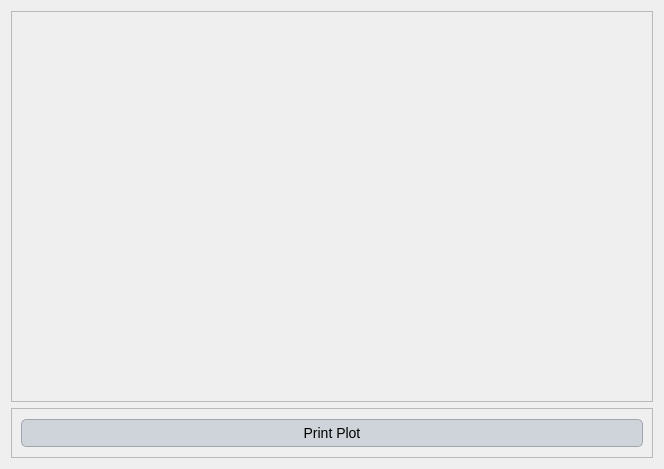
<?xml version="1.0" encoding="UTF-8"?>
<ui version="4.0">
 <class>Dialog</class>
 <widget class="QDialog" name="Dialog">
  <property name="geometry">
   <rect>
    <x>0</x>
    <y>0</y>
    <width>664</width>
    <height>469</height>
   </rect>
  </property>
  <property name="windowTitle">
   <string>Dialog</string>
  </property>
  <property name="styleSheet">
   <string notr="true">QLabel {
    font-family: 'Georgia'; /* Cambiar la fuente a Georgia */
    font-size: 16px; /* Cambiar el tamaño de la fuente */
    color: #000000; /* Color del texto (blanco) */
}

QLineEdit {
    font-family: 'Georgia'; /* Cambiar la fuente a Georgia */
    font-size: 14px; /* Cambiar el tamaño de la fuente */
    color: #000000; /* Color del texto (blanco) */
    background-color: #f0f0f0; /* Color de fondo del QLineEdit */
    border: 1px solid #000000; /* Borde blanco */
}

QComboBox {
    font-family: 'Georgia'; /* Cambiar la fuente a Georgia */
    font-size: 14px; /* Cambiar el tamaño de la fuente */
    color: #000000; /* Color del texto (blanco) */
    background-color: #cfd4da; /* Fondo oscuro del ComboBox */
}

QRadioButton {
    font-family: 'Georgia'; /* Cambiar la fuente a Georgia */
    font-size: 14px; /* Cambiar el tamaño de la fuente */
    color: #000000; /* Color del texto (blanco) */
}

QCheckBox {
    font-family: 'Georgia'; /* Cambiar la fuente a Georgia */
    font-size: 14px; /* Cambiar el tamaño de la fuente */
    color: #000000; /* Color del texto (blanco) */
}

/* Cambiar la fuente y estilo de los QPushButton */
QPushButton {
    font-family: 'Georgia'; /* Cambiar la fuente */
    font-size: 14px; /* Cambiar el tamaño de la fuente */
    color: #000000; /* Color del texto negro */
    background-color: #cfd4da; /* Fondo gris claro */
    border: 1px solid #a1a6ad; /* Borde gris medio */
    border-radius: 5px; /* Bordes redondeados */
    padding: 5px; /* Espaciado interno */
}

/* Estilo cuando el ratón pasa sobre el botón */
QPushButton:hover {
    color: #000000; /* Mantener el texto negro */
    background-color: #b7bcc3; /* Fondo gris un poco más oscuro al pasar el mouse */
}

/* Estilo cuando el botón está presionado */
QPushButton:pressed {
    background-color: #a6acb3; /* Fondo ligeramente más oscuro al presionar */
    color: #000000; /* Mantener el texto negro cuando se presiona */
}



/* Estilo general para QTableWidget y QTableView */
QTableWidget, QTableView {
    font-family: 'Georgia'; /* Cambiar la fuente a Georgia */
    font-size: 14px; /* Tamaño de la fuente */
    color: #000000; /* Color del texto negro */
    background-color: #e6e9ed; /* Fondo gris claro para la tabla */
    gridline-color: #a1a6ad; /* Color de las líneas de la tabla (gris medio) */
    selection-background-color: #b7bcc3; /* Color de fondo cuando se selecciona una celda (gris suave) */
    selection-color: #000000; /* Color del texto cuando la celda está seleccionada (negro) */
}

/* Estilo para el encabezado horizontal de la tabla */
QHeaderView::section {
    font-family: 'Georgia'; /* Cambiar la fuente a Georgia */
    font-size: 14px; /* Tamaño de la fuente */
    color: #000000; /* Color del texto negro */
    background-color: #cfd4da; /* Fondo gris claro del encabezado */
    border: 1px solid #a1a6ad; /* Borde gris medio entre las secciones */
    padding: 4px; /* Espaciado interno en el encabezado */
}

/* Estilo para las celdas de la tabla al pasar el mouse */
QTableWidget::item:hover, QTableView::item:hover {
    background-color: #b7bcc3; /* Fondo gris suave al pasar el mouse */
    color: #000000; /* Mantener el texto negro */
}

/* Estilo para las celdas cuando están seleccionadas */
QTableWidget::item:selected, QTableView::item:selected {
    background-color: #a6acb3; /* Fondo gris intermedio cuando está seleccionado */
    color: #000000; /* Texto negro cuando está seleccionado */
}

/* Ajustar el tamaño de las celdas */
QTableWidget::item, QTableView::item {
    padding: 4px; /* Espaciado interno de las celdas */
}

/* Estilo para el borde inferior de la tabla */
QTableCornerButton::section {
    background-color: #cfd4da; /* Fondo del botón de esquina */
    border: 1px solid #a1a6ad; /* Borde gris medio del botón de esquina */
}</string>
  </property>
  <layout class="QGridLayout" name="gridLayout">
   <item row="0" column="0">
    <widget class="QFrame" name="frame">
     <property name="minimumSize">
      <size>
       <width>0</width>
       <height>0</height>
      </size>
     </property>
     <property name="frameShape">
      <enum>QFrame::StyledPanel</enum>
     </property>
     <property name="frameShadow">
      <enum>QFrame::Raised</enum>
     </property>
    </widget>
   </item>
   <item row="1" column="0">
    <widget class="QFrame" name="frame_2">
     <property name="maximumSize">
      <size>
       <width>16777215</width>
       <height>50</height>
      </size>
     </property>
     <property name="frameShape">
      <enum>QFrame::StyledPanel</enum>
     </property>
     <property name="frameShadow">
      <enum>QFrame::Raised</enum>
     </property>
     <layout class="QGridLayout" name="gridLayout_2">
      <item row="0" column="1">
       <widget class="QPushButton" name="print_graph">
        <property name="text">
         <string>Print Plot</string>
        </property>
       </widget>
      </item>
     </layout>
    </widget>
   </item>
  </layout>
 </widget>
 <resources/>
 <connections/>
</ui>
